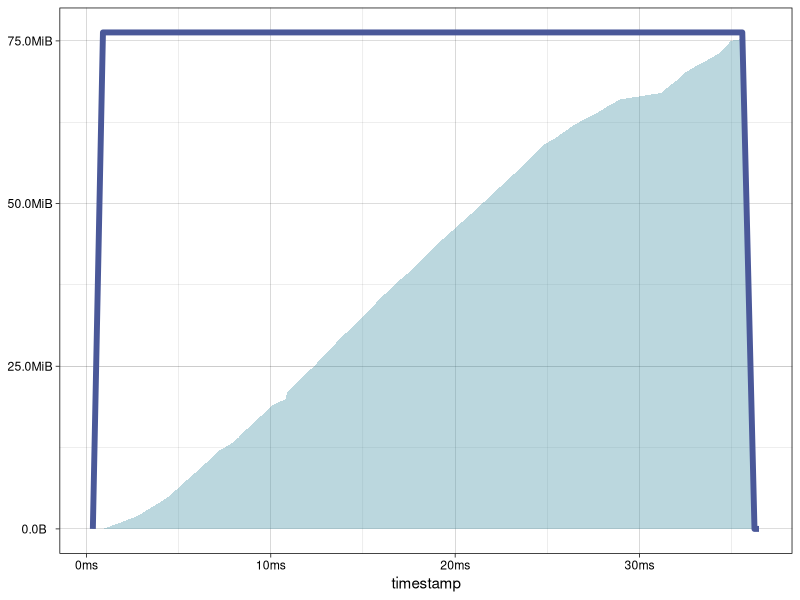

Here is the R script that generated this plot:
## ---- chunk 1
knitr::opts_chunk$set(echo = TRUE)
## ---- chunk 2
library(dplyr)
library(readr)
library(ggplot2)
library(gdata)
library(scales)
## ---- chunk 3
KB <- function(x) { x * 1024 }
MB <- function(x) { x * 1024 * 1024 }
GB <- function(x) { x * 1024 * 1024 * 1024 }

# labels_nanoseconds <- function(x) {
#   ifelse(abs(x) < 1000, paste0(x, "ns"),
#          ifelse(abs(x) < 1000 * 1000, paste0(x, "µs"), 
#                 ifelse(x < 1000 * 1000, paste0(x, "ms"))
#                 )
#   )
# }
## ---- chunk 4
data <- read_csv("membench.csv")
## ---- chunk 5
ggplot(data, aes(x=timestamp)) + 
  geom_area(aes(y=memory_usage), fill="#559CAD", alpha=0.4) +
  geom_line(aes(y=intended_memory_usage), color="#4A5899", size=2) +
  theme_linedraw() + 
  scale_y_continuous(breaks=MB(25*(0:3)), labels = function(x) humanReadable(x, standard = "IEC", sep = "")) +
  scale_x_continuous(labels = function(x) paste0(floor(x / 1000 / 1000), "ms")) +
  geom_area(aes(y=disk_usage), fill="#8C5383") +
  theme(axis.title.y = element_blank())
  
  #geom_line(aes(y=memory_usage)) #+ geom_line(aes(y=disk_usage)) #+ geom_line(aes(y=intended_memory_usage)) + geom_line(aes(y=apparent_memory_usage))
